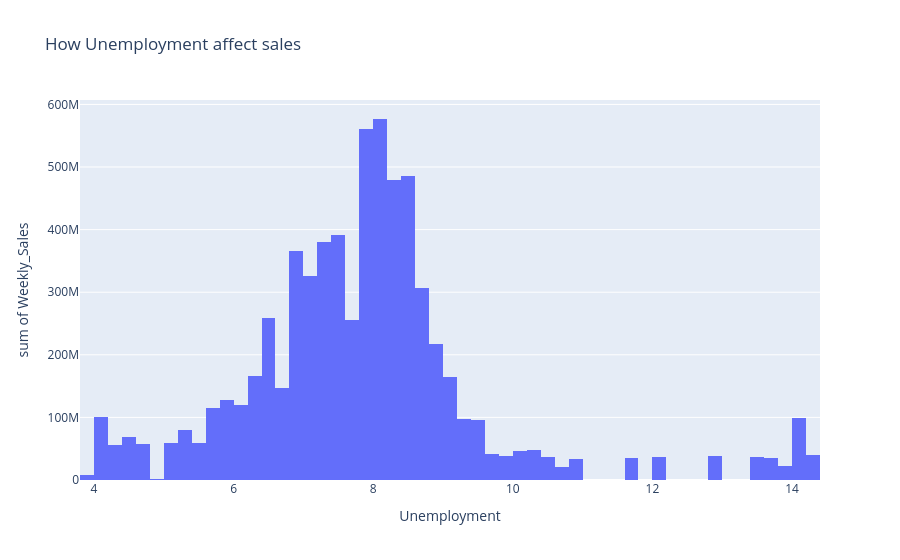

The notebook cell saved with this chart:
### Code cell
fig = px.histogram(df, x='Unemployment', y ='Weekly_Sales' ,title = 'How Unemployment affect sales')

fig.show()

### Figure 1 — Plotly figure (JSON) as saved in the notebook; plotly's stock layout.template omitted (floating-point values rounded to 4 significant figures; data arrays with more than 128 entries replaced by an {"elided": "..."} marker saying what was removed)
{"data": [{"alignmentgroup": "True", "bingroup": "x", "histfunc": "sum", "hovertemplate": "Unemployment=%{x}<br>sum of Weekly_Sales=%{y}<extra></extra>", "legendgroup": "", "marker": {"color": "#636efa", "pattern": {"shape": ""}}, "name": "", "offsetgroup": "", "orientation": "v", "showlegend": false, "type": "histogram", "x": {"elided": "6435 float values"}, "xaxis": "x", "y": {"elided": "6435 float values"}, "yaxis": "y"}], "layout": {"barmode": "relative", "legend": {"tracegroupgap": 0}, "title": {"text": "How Unemployment affect sales"}, "xaxis": {"anchor": "y", "domain": [0, 1], "title": {"text": "Unemployment"}}, "yaxis": {"anchor": "x", "domain": [0, 1], "title": {"text": "sum of Weekly_Sales"}}}}
